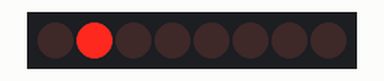
This sketch was run on a simulated ESP32. Parts: 8 shift-register outputs drawn as a row of LEDs (first output left, lit = HIGH). Wiring (inferred from the names in the program): shift register (74HC595): data GPIO 21; shift clock GPIO 16; latch GPIO 17. Wiring (inferred from the signals the program sends): row of LEDs: on Q0, Q1, Q2, Q3, Q4, Q5, Q6, Q7.

Above: at 2.1 s.
At 14.5 s:
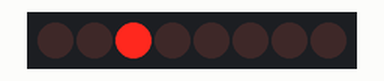
At 24.5 s:
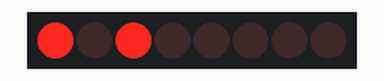
At 36.9 s:
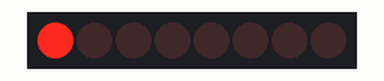
Timing chart, 0 to 40.0 s (numbered marks = the images above):
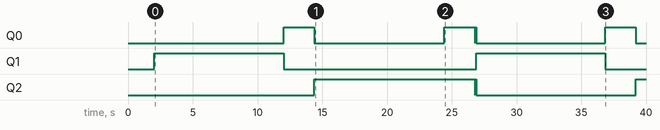

Measured:
- by itself, Q1: alternates HIGH for 10.0 s and LOW for 14.8 s
- by itself, Q2: goes HIGH 12.4 s, LOW 0.02 s, HIGH 0.06 s, LOW 12.3 s, then HIGH

The sketch:

dlc32focuser.ino
```cpp
/*
ESP32 focuser, dew-heater for MKS DLC32
*/

/////////////////////////////////////////////////////
// Configuration //
#define VIT 2000        // µs/pas

// Pinout
#define dataPin  21
#define clockPin 16
#define latchPin 17
#define enPin    0
#define dirPin   2
#define stepPin  1
#define heat2Pin 3
#define interPin 4
/////////////////////////////////////////////////////
// Variables globales //
byte data=0;                                // Etat de  EN, step, dir... (74HC595)
static volatile unsigned int Position;                      // Position du focuser
static volatile unsigned int NextPos;                       // Position à atteindre
int Sens=1;                                 // Sens de rotation (-1, 1)
static volatile bool MotMove=false;         // Moteur en mouvement

hw_timer_t *Tmot = NULL;

/////////////////////////////////////////////////////
// Fonctions rapides //
void IRAM_ATTR motorRun() {
  if (Position == NextPos) {
    timerAlarmDisable(Tmot);
    digitalWrite2(enPin, HIGH);
    MotMove=false;
  }
  else {
      digitalWrite2(stepPin, HIGH);
      digitalWrite2(stepPin, LOW);
      Position+=Sens;
  }
}

/////////////////////////////////////////////////////
// Setup, Loop //
void setup() {
  Serial.begin(115200);
  Position=0;
  // Initialisation 74HC595
  pinMode(latchPin, OUTPUT);
  pinMode(clockPin, OUTPUT);
  pinMode(dataPin, OUTPUT);
  // Timer moteur
  Tmot=timerBegin(0,80,true);
  timerAttachInterrupt(Tmot, &motorRun, true);
  timerAlarmWrite(Tmot,VIT,true);
}

void loop() {
  while (MotMove);
    delay(2000);
    MoveTo(5000);
  while (MotMove);
    delay(2000);
    MoveTo(0);

}

/////////////////////////////////////////////////////
// Fonctions //
void StopMotor() {
  NextPos=Position;
}

void MoveTo(int pos) {
  NextPos=pos;
  Sens=(NextPos>=Position) ? 1 : -1;
  timerAlarmEnable(Tmot);
  digitalWrite2(dirPin, (Sens>0)? false: true); // Sens de rotation
  digitalWrite2(enPin, LOW); // Enable stepper
  MotMove=true;
}

void digitalWrite2(uint8_t PIN, uint8_t STATE) {
  bitWrite(data,PIN,STATE);
  digitalWrite(latchPin, LOW);
  shiftOut(dataPin, clockPin, MSBFIRST, data);
  digitalWrite(latchPin, HIGH);
}

/////////////////////////////////////////////////////
```
